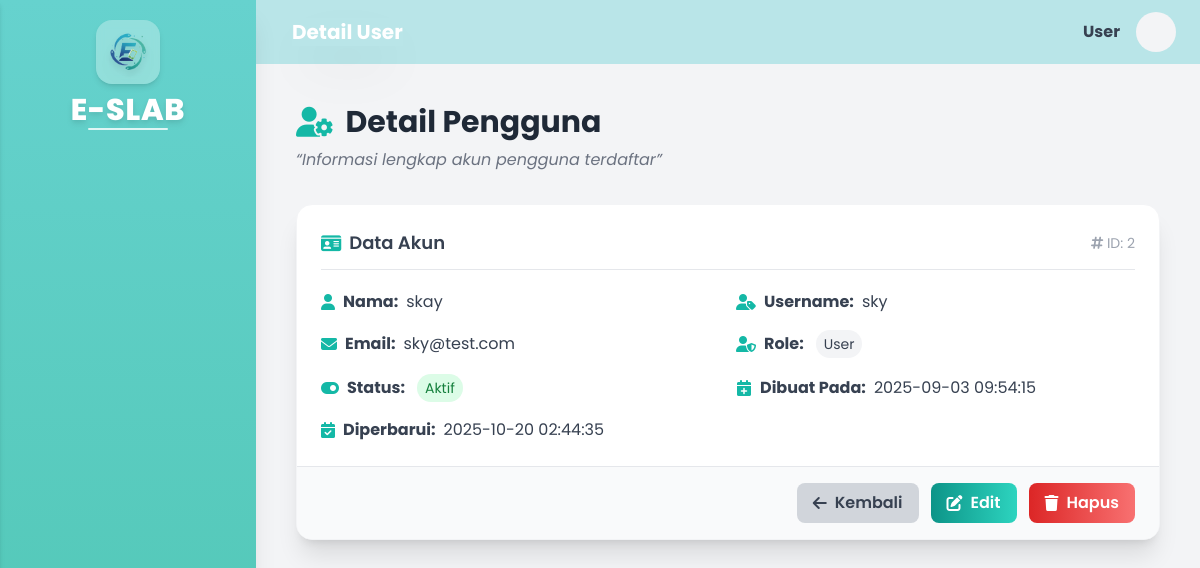
/admin/user_detail/2, run on an earlier commit of the app's database.
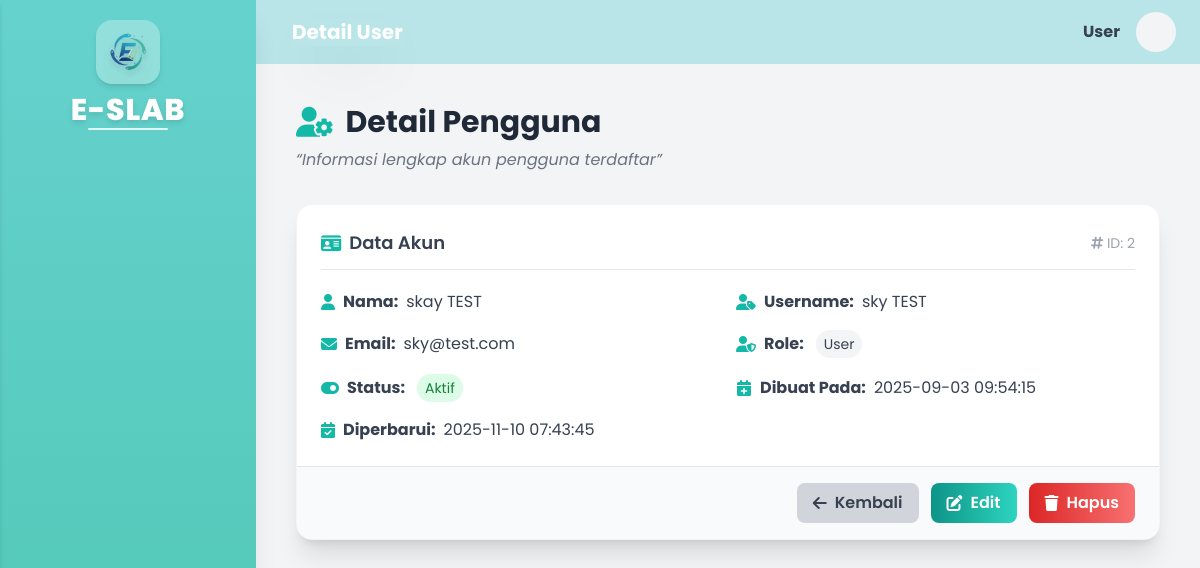
And on a later commit of the database.
### tables this page shows
CREATE TABLE `users` (
  `id_user` int(11) NOT NULL,
  `nama` varchar(100) NOT NULL,
  `username` varchar(50) NOT NULL,
  `email` varchar(100) DEFAULT NULL,
  `password` varchar(255) NOT NULL,
  `role` enum('user','admin','superadmin') NOT NULL DEFAULT 'user',
  `is_active` tinyint(1) NOT NULL DEFAULT 1,
  `created_at` timestamp NOT NULL DEFAULT current_timestamp(),
  `updated_at` timestamp NULL DEFAULT NULL ON UPDATE current_timestamp(),
  `status_approval` enum('pending','approved','rejected') DEFAULT 'approved',
  `requested_role` varchar(20) DEFAULT NULL
);

### application/controllers/admin/Admin.php (called while the page is built, shortened)
<?php
class Admin extends CI_Controller
{
    public function __construct()
    {
        $this->load->model('Peminjaman_model');
        $this->load->model('Notifikasi_model');
        $this->load->database();
        $this->load->helper('url');
    }
    public function user_detail($id = null)
    {
        $this->load->model('User_model');
        $data['user'] = $this->User_model->get_by_id($id);
        $data['title'] = 'Detail User';
        $user_name = $this->session->userdata('nama_user') ?? $this->session->userdata('username');
        $data['user_name'] = $user_name;
        $data['user_initial'] = strtoupper(substr($user_name, 0, 1));
        $this->load->view('layouts/header', $data);
        $this->load->view('layouts/sidebar', $data);
        $this->load->view('admin/manage_user/detail', $data);
        $this->load->view('layouts/footer');
    }
}

### index.php (called while the page is built, shortened)
<?php
require_once BASEPATH.'core/CodeIgniter.php';

### application/models/User_model.php (called while the page is built, shortened)
<?php
class User_model extends CI_Model
{
    protected $table = 'users';
    public function get_by_id($id_user)
    {
        return $this->db->get_where($this->table, ['id_user' => $id_user])->row();
    }
}

### application/views/admin/manage_user/detail.php (the view, shortened to what this page needs)
<div class="max-w-6xl px-4">
  <div class="text-left mb-8">
    <h2 class="text-3xl font-bold text-gray-800 flex items-center gap-3">
      <i class="fa-solid fa-user-gear text-teal-500"></i>
      Detail Pengguna
    </h2>
    <p class="text-gray-500 text-md italic mt-2">
      “Informasi lengkap akun pengguna terdaftar”
    </p>
  </div>
  <div class="bg-white shadow-xl rounded-2xl overflow-hidden border border-gray-100 transition-transform hover:scale-[1.01] duration-300">
    <div class="p-6 space-y-5">
      <div class="flex items-center justify-between border-b pb-3">
        <h3 class="text-lg font-semibold text-gray-700 flex items-center gap-2">
          <i class="fa-solid fa-id-card text-teal-500"></i>
          Data Akun
        </h3>
        <span class="text-sm text-gray-400">
          <i class="fa-solid fa-hashtag"></i> ID: <?= htmlspecialchars($user->id_user) ?>
        </span>
      </div>
      <div class="grid grid-cols-1 md:grid-cols-2 gap-4 text-gray-700">
        <p class="flex items-center gap-2"><i class="fa-solid fa-user text-teal-500"></i>
          <strong>Nama:</strong> <?= htmlspecialchars($user->nama) ?>
        </p>
        <p class="flex items-center gap-2"><i class="fa-solid fa-user-tag text-teal-500"></i>
          <strong>Username:</strong> <?= htmlspecialchars($user->username) ?>
        </p>
        <p class="flex items-center gap-2"><i class="fa-solid fa-envelope text-teal-500"></i>
          <strong>Email:</strong> <?= htmlspecialchars($user->email) ?>
        </p>
        <p class="flex items-center gap-2"><i class="fa-solid fa-user-shield text-teal-500"></i>
          <strong>Role:</strong>
          <span class="ml-1 px-2 py-1 rounded-full text-sm <?= $user->role === 'admin' ? 'bg-teal-100 text-teal-700' : 'bg-gray-100 text-gray-700' ?>">
            <?= ucfirst(htmlspecialchars($user->role)) ?>
          </span>
        </p>
        <p class="flex items-center gap-2"><i class="fa-solid fa-toggle-on text-teal-500"></i>
          <strong>Status:</strong>
          <span class="ml-1 px-2 py-1 rounded-full text-sm <?= $user->is_active ? 'bg-green-100 text-green-700' : 'bg-red-100 text-red-700' ?>">
            <?= $user->is_active ? 'Aktif' : 'Nonaktif' ?>
          </span>
        </p>
        <p class="flex items-center gap-2"><i class="fa-solid fa-calendar-plus text-teal-500"></i>
          <strong>Dibuat Pada:</strong> <?= htmlspecialchars($user->created_at) ?>
        </p>
        <p class="flex items-center gap-2"><i class="fa-solid fa-calendar-check text-teal-500"></i>
          <strong>Diperbarui:</strong> <?= $user->updated_at ? htmlspecialchars($user->updated_at) : '-' ?>
        </p>
      </div>
    </div>
    <div class="flex flex-wrap justify-end gap-3 bg-gray-50 px-6 py-4 border-t">
      <a href="<?= site_url('admin/user') ?>"
         class="flex items-center gap-2 bg-gray-300 hover:bg-gray-400 hover:scale-105 text-gray-700 font-semibold px-4 py-2 rounded-lg transition-all duration-200">
        <i class="fa-solid fa-arrow-left"></i> Kembali
      </a>
      <a href="<?= site_url('admin/user_edit/'.$user->id_user) ?>"
         class="flex items-center gap-2 bg-gradient-to-r from-teal-600 to-teal-400 hover:scale-105 text-white font-semibold px-4 py-2 rounded-lg transition-all duration-200">
        <i class="fa-solid fa-pen-to-square"></i> Edit
      </a>
      <button onclick="openDeleteModal()"
         class="flex items-center gap-2 bg-gradient-to-r from-red-600 to-red-400 hover:scale-105 text-white font-semibold px-4 py-2 rounded-lg transition-all duration-200">
        <i class="fa-solid fa-trash"></i> Hapus
      </button>
    </div>
  </div>
</div>

What changed in the data, as far as the page shows it:
changed users "sky@test.com": nama "skay" → "skay TEST"; username "sky" → "sky TEST"; updated_at "2025-10-20 02:44:35" → "2025-11-10 07:43:45"
